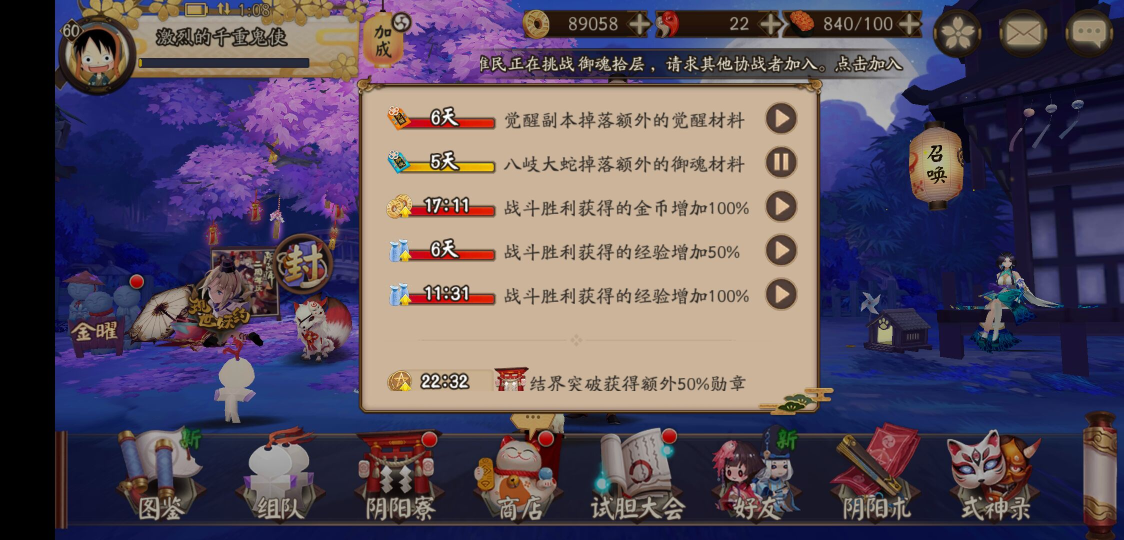
#> input picture yys_screenshots/Mi8_buff_on.jpg, 2248 x 1080 px (shown at 1/2 size); its folder holds 5 pictures in this run
$ python PicUtil.py
#> lines starting #> are read from the running program, lines starting #| are printed output that depends on the picture
#coding:utf-8

import os
import time
import cv2 as cv
import Constant_MI8 as constant
import numpy as np


def save_screen_cap_v1(pic_name):
    screencap = 'adb -s '+ constant.device_id +' shell /system/bin/screencap -p /sdcard/' + pic_name + '.png'
    save_picture = 'adb -s '+ constant.device_id +' pull /sdcard/' + pic_name + '.png ' + './yys_screenshots'
    delete_picture = 'adb -s '+ constant.device_id +' shell rm /sdcard/' + pic_name + '.png'
    os.system(screencap)
    os.system(save_picture)
    os.system(delete_picture)
    #image = cv.imread('./yys_temp/' +pic_name+'.png')
    #cv.imshow("Image", image)
    #cv.waitKey(0)

def save_screen_cap_with_minicap(pic_name, path):
    screencap = 'adb -s '+ constant.device_id + ' shell \"LD_LIBRARY_PATH=/data/local/tmp /data/local/tmp/minicap -P ' + constant.size + '@'+ constant.size  + '/0 -s > /mnt/sdcard/yys/' + pic_name + '.jpg\"'
    save_picture = 'adb -s ' + constant.device_id + ' pull /mnt/sdcard/yys/'+ pic_name +'.jpg ' + path + ' > /dev/null'
    os.system(screencap)
    os.system(save_picture)
    image = cv.imread(path + pic_name+'.jpg')
    return image

def show_pic(name):
    image = cv.imread('./yys_screenshots/' + name)
    cv.imshow("Image", image)
    cv.waitKey(0)

def cut_picture(name,out_name,coordinate):
#> called with name = 'Mi8_buff_on.jpg', out_name = 'buff_on'
    image = cv.imread('./yys_screenshots/' + name)
#> image is the input picture: shape (1080, 2248, 3); mean B, G, R 94.9, 79.1, 89.9
    image = image[coordinate['y1']:coordinate['y2'], coordinate['x1']:coordinate['x2']]
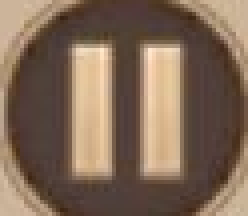
#> image: shape (54, 62, 3) (shown 4 times larger); mean B, G, R 86.3, 105, 128.3
    cv.imwrite('./yys_mark/' + out_name + "_" + constant.device_id +'.jpg' ,image)

if __name__ == '__main__':

    # [16 lines of commented-out code are left out]


    cut_picture('Mi8_buff_on.jpg', 'buff_on', constant.buff_btn)
    # [7 lines of commented-out code are left out]
